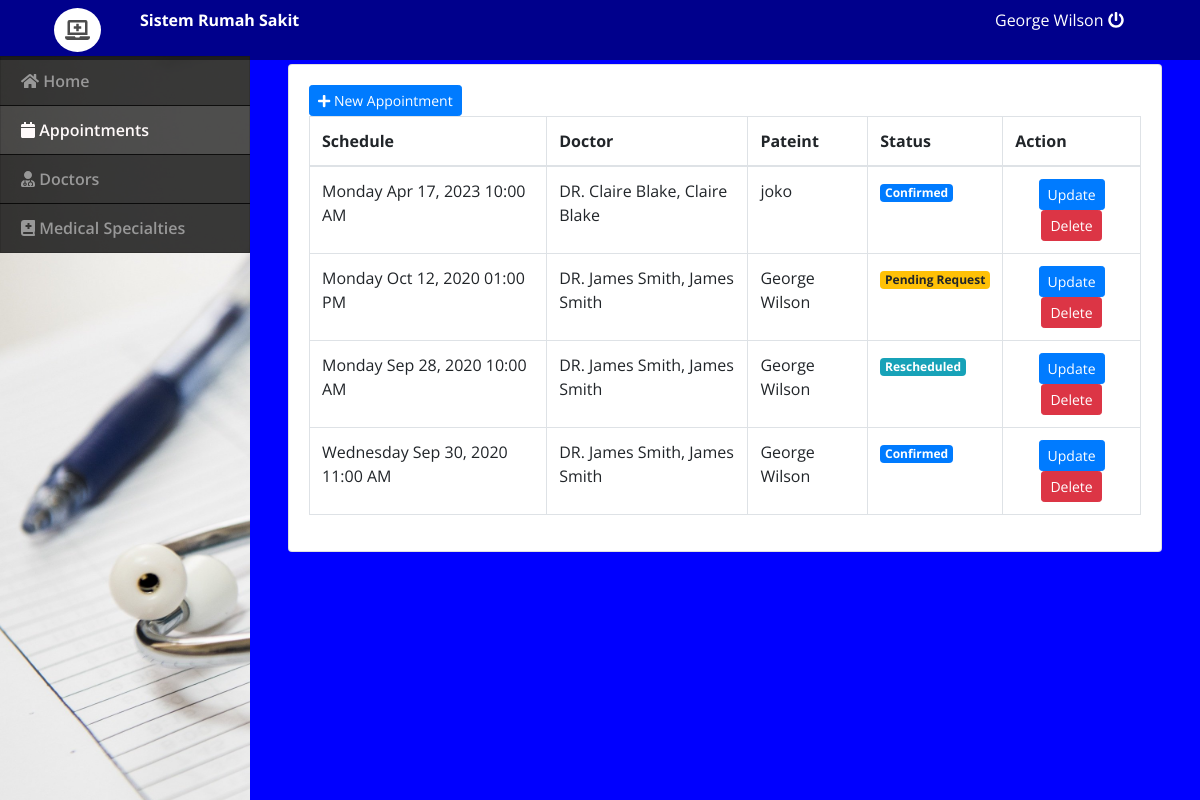
The app's page /admin/index.php?page=appointments (signed in) with its own data.
### tables this page shows
CREATE TABLE `appointment_list` (
  `id` int(30) NOT NULL,
  `doctor_id` int(30) NOT NULL,
  `patient_id` int(30) NOT NULL,
  `schedule` datetime NOT NULL,
  `status` tinyint(1) NOT NULL DEFAULT 0 COMMENT '0= for verification, 1=confirmed,2= reschedule,3=done',
  `date_created` datetime NOT NULL DEFAULT current_timestamp()
);

CREATE TABLE `doctors_list` (
  `id` int(30) NOT NULL,
  `name` text NOT NULL,
  `name_pref` varchar(100) NOT NULL,
  `clinic_address` text NOT NULL,
  `contact` text NOT NULL,
  `email` text NOT NULL,
  `specialty_ids` text NOT NULL,
  `img_path` text NOT NULL,
  `date_created` datetime NOT NULL DEFAULT current_timestamp()
);

CREATE TABLE `users` (
  `id` int(30) NOT NULL,
  `doctor_id` int(30) NOT NULL,
  `name` varchar(200) NOT NULL,
  `address` text NOT NULL,
  `contact` text NOT NULL,
  `username` varchar(100) NOT NULL,
  `password` varchar(200) NOT NULL,
  `type` tinyint(1) NOT NULL DEFAULT 2 COMMENT '1=admin , 2 = doctor,3=patient'
);

### admin/appointments.php (the view, shortened to what this page needs)
<?php
	include 'db_connect.php';
	$doctor= $conn->query("SELECT * FROM doctors_list ");
	while($row = $doctor->fetch_assoc()){
		$doc_arr[$row['id']] = $row;
	}
	$patient= $conn->query("SELECT * FROM users where type = 3 ");
	while($row = $patient->fetch_assoc()){
		$p_arr[$row['id']] = $row;
	}
?>
<div class="container-fluid">
	<div class="col-md-12">
		<div class="card">
			<div class="card-body">
				<button class="btn-primary btn btn-sm" type="button" id="new_appointment"><i class="fa fa-plus"></i> New Appointment</button>
				<br>
				<table class="table table-bordered">
					<thead>
						<tr>
						<th>Schedule</th>
						<th>Doctor</th>
						<th>Pateint</th>
						<th>Status</th>
						<th>Action</th>
					</tr>
					</thead>
					<?php
					$where = '';
					$qry = $conn->query("SELECT * FROM appointment_list ".$where." order by id desc ");
					while($row = $qry->fetch_assoc()):
					?>
					<tr>
						<td><?php echo date("l M d, Y h:i A",strtotime($row['schedule'])) ?></td>
						<td><?php echo "DR. ".$doc_arr[$row['doctor_id']]['name'].', '.$doc_arr[$row['doctor_id']]['name'] ?></td>
						<td><?php echo $p_arr[$row['patient_id']]['name'] ?></td>
						<td>
							<?php if($row['status'] == 0): ?>
								<span class="badge badge-warning">Pending Request</span>
							<?php endif ?>
							<?php if($row['status'] == 1): ?>
								<span class="badge badge-primary">Confirmed</span>
							<?php endif ?>
							<?php if($row['status'] == 2): ?>
								<span class="badge badge-info">Rescheduled</span>
							<?php endif ?>
						</td>
						<td class="text-center">
							<button  class="btn btn-primary btn-sm update_app" type="button" data-id="<?php echo $row['id'] ?>">Update</button>
							<button  class="btn btn-danger btn-sm delete_app" type="button" data-id="<?php echo $row['id'] ?>">Delete</button>
						</td>
					</tr>
				<?php endwhile; ?>
				</table>
			</div>
		</div>
	</div>
</div>

### admin/assets/css/style.css (style rules this page uses)
body { font-family: "Open Sans", sans-serif; color: #444444; width: 100%; height: calc(100%); }

### admin/index.php (style rules this page uses)
body { background: #0000FF; }

### records on screen
appointment_list: schedule "Monday Apr 17, 2023 10:00 AM", doctor.name "Claire Blake", patient.name "joko", status "Confirmed"
appointment_list: schedule "Monday Oct 12, 2020 01:00 PM", doctor.name "James Smith", patient.name "George Wilson", status "Pending Request"
appointment_list: schedule "Monday Sep 28, 2020 10:00 AM", doctor.name "James Smith", patient.name "George Wilson", status "Rescheduled"
appointment_list: schedule "Wednesday Sep 30, 2020 11:00 AM", doctor.name "James Smith", patient.name "George Wilson", status "Confirmed"

### other values on screen
$_SESSION['login_name'] "George Wilson"
